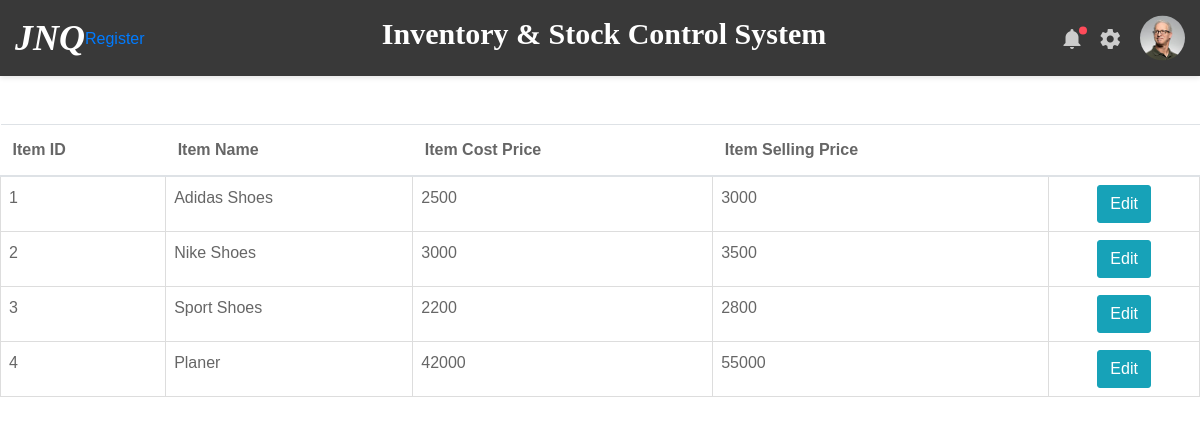
The app's page /view_items, older data.
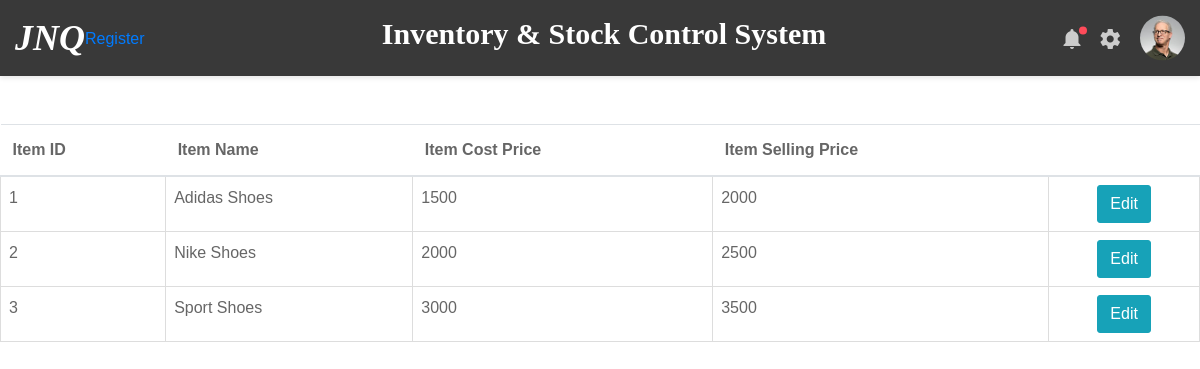
The same page, newer data.
### inventory/models.py (models this page shows)
class Item(db.Model):
    id = db.Column(db.Integer, primary_key=True)
    item_name = db.Column(db.String(100), nullable=False)
    item_cost_price = db.Column(db.Integer, nullable=False)
    item_selling_price = db.Column(db.Integer, nullable=False)
    date_added = db.Column(db.DateTime, default=datetime.now)
    stores = db.relationship('StoreItem', back_populates='item')
    shops = db.relationship('ShopItem', back_populates='item')

### inventory/routes.py (the view)
@app.route('/view_items', methods=['GET', 'POST'])
def view_items():
    items = Item.query.all()
    return render_template('view_items.html', items=items)

### inventory/templates/view_items.html
{% extends 'layout.html' %}
{% block content %}
    <table class="table table-hover table-condensed">
      <thead>
        <tr>
          <th>Item ID</th>
          <th>Item Name</th>
          <th>Item Cost Price</th>
          <th>Item Selling Price</th>
          <th></th>
        </tr>
      </thead>
      <tbody>
        {% for item in items %}
          <tr>
              <td>{{ item.id }}</td>
              <td>{{ item.item_name }}</td>
              <td>{{ item.item_cost_price }}</td>
              <td>{{ item.item_selling_price }}</td>
              <td class="text-center"><button class="btn btn-info">Edit</button></td>
          </tr>
        {% endfor %}
      </tbody>
    </table>
{% endblock content%}

### inventory/templates/layout.html (shortened to what this page needs)
<!DOCTYPE html>
<html lang="en">
<head>
    <link href="{{ url_for('static', filename='css/font-face.css') }}" rel="stylesheet" media="all">
    <link href="{{ url_for('static', filename='vendor/font-awesome-4.7/css/font-awesome.min.css') }}" rel="stylesheet" media="all">
    <link href="{{ url_for('static', filename='vendor/font-awesome-5/css/fontawesome-all.min.css') }}" rel="stylesheet" media="all">
    <link href="{{ url_for('static', filename='vendor/mdi-font/css/material-design-iconic-font.min.css') }}" rel="stylesheet" media="all">
    <link href="{{ url_for('static', filename='vendor/bootstrap-4.1/bootstrap.min.css') }}" rel="stylesheet" media="all">
    <link href="{{ url_for('static', filename='vendor/animsition/animsition.min.css') }}" rel="stylesheet" media="all">
    <link href="{{ url_for('static', filename='vendor/bootstrap-progressbar/bootstrap-progressbar-3.3.4.min.css') }}" rel="stylesheet" media="all">
    <link href="{{ url_for('static', filename='vendor/wow/animate.css') }}" rel="stylesheet" media="all">
    <link href="{{ url_for('static', filename='vendor/css-hamburgers/hamburgers.min.css') }}" rel="stylesheet" media="all">
    <link href="{{ url_for('static', filename='vendor/slick/slick.css') }}" rel="stylesheet" media="all">
    <link href="{{ url_for('static', filename='vendor/select2/select2.min.css') }}" rel="stylesheet" media="all">
    <link href="{{ url_for('static', filename='vendor/perfect-scrollbar/perfect-scrollbar.css') }}" rel="stylesheet" media="all">
    <link href="{{ url_for('static', filename='css/main.css') }}" rel="stylesheet" media="all">
</head>
<body class="animsition">
        <header class="header-desktop3 d-none d-lg-block">
            <div class="section__content section__content--p35">
                <div class="header3-wrap">
                    <div class="header__logo">
                        <h1><span style="color: white; font-family: Algerian"><i>JNQ</i></span></h1>
                        <a href="{{ url_for('register_user' )}}">Register</a>
                    </div>
                     {% if current_user.is_authenticated and current_user.user_role == 'Admin' %}
                        <div class="header__navbar">
                            <ul class="list-unstyled">
                                <li class="has-sub">
                                    <a href="{{ url_for('home') }}">
                                        <i class="bot-line"></i>Dashboard
                                    </a>
                                </li>
                                <li class="has-sub">
                                    <a href="#">
                                        <span class="bot-line"></span>Stores</a>
                                    <ul class="header3-sub-list list-unstyled">
                                        <li>
                                            <a href="{{ url_for('register_store')}}">Add</a>
                                        </li>
                                        <li>
                                            <a href="{{ url_for('view_stores')}}">View</a>
                                        </li>
                                    </ul>
                                </li>
                                <li class="has-sub">
                                    <a href="#">
                                        <span class="bot-line"></span>Users</a>
                                    <ul class="header3-sub-list list-unstyled">
                                        <li>
                                            <a href="{{ url_for('register_user') }}">Register</a>
                                        </li>
                                        <li>
                                            <a href="{{url_for('view_users')}}">View</a>
                                        </li>
                                    </ul>
                                </li>
                                <li class="has-sub">
                                    <a href="#">
                                        <span class="bot-line"></span>Shops</a>
                                    <ul class="header3-sub-list list-unstyled">
                                        <li>
                                            <a href="{{ url_for('register_shop') }}">Add</a>
                                        </li>
                                        <li>
                                            <a href="{{ url_for('view_shops') }}">View</a>
                                        </li>
                                    </ul>
                                </li>
                                <li class="has-sub">
                                    <a href="{{ url_for('shop_daily_report') }}">
                                        <span class="bot-line"></span>Reports</a>
                                </li>
                                <li class="has-sub">
                                    <a href="#">
                                        <span class="bot-line"></span>Debtors</a>
                                    <ul class="header3-sub-list list-unstyled">
                                        <li>
                                            <a href="{{ url_for('view_debtors')}}">View</a>
                                        </li>
                                    </ul>
                                </li>
                                <li class="has-sub">
                                    <a href="#">
                                        <span class="bot-line"></span>Items</a>
                                    <ul class="header3-sub-list list-unstyled">
                                        <li>
                                            <a href="{{ url_for('add_items')}}">Add</a>
                                        </li>
                                        <li>
                                            <a href="{{ url_for('view_items')}}">View</a>
                                        </li>
                                    </ul>
                                </li>
                                <li class="has-sub">
                                    <a href="#">
                                        <span class="bot-line"></span>Accounts</a>
                                    <ul class="header3-sub-list list-unstyled">
                                        <li>
                                            <a href="{{ url_for('add_account')}}">Add</a>
                                        </li>
                                        <li>
                                            <a href="{{ url_for('view_accounts')}}">View</a>
                                        </li>
                                    </ul>
                                </li>
                            </ul>
                        </div>
                    {% else %}
                         <a href="{{ url_for('login') }}"><h2 style="color: white; font-family: Verdana">
                             Inventory & Stock Control System</h2></a>
                    {% endif %}
                    <div class="header__tool">
                        <div class="header-button-item has-noti js-item-menu">
                            <i class="zmdi zmdi-notifications"></i>
                        </div>
                        <div class="header-button-item js-item-menu">
                            <i class="zmdi zmdi-settings"></i>
                        </div>
                        <div class="account-wrap">
                            <div class="account-item account-item--style2 clearfix js-item-menu">
                                <div class="image">
                                    <img src="../static/images/icon/avatar-01.jpg" alt="John Doe" />
                                </div>
                            </div>
                        </div>
                    </div>
                </div>
            </div>
        </header>
    {% block content %}
    {% endblock %}
</body>
</html>

Row changes from the older to the newer data that the page shows:
removed Item: id "4", item_name "Planer", item_cost_price "42000", item_selling_price "55000"
changed Item "Adidas Shoes": item_cost_price "2500" → "1500"; item_selling_price "3000" → "2000"
changed Item "Nike Shoes": item_cost_price "3000" → "2000"; item_selling_price "3500" → "2500"
changed Item "Sport Shoes": item_cost_price "2200" → "3000"; item_selling_price "2800" → "3500"
